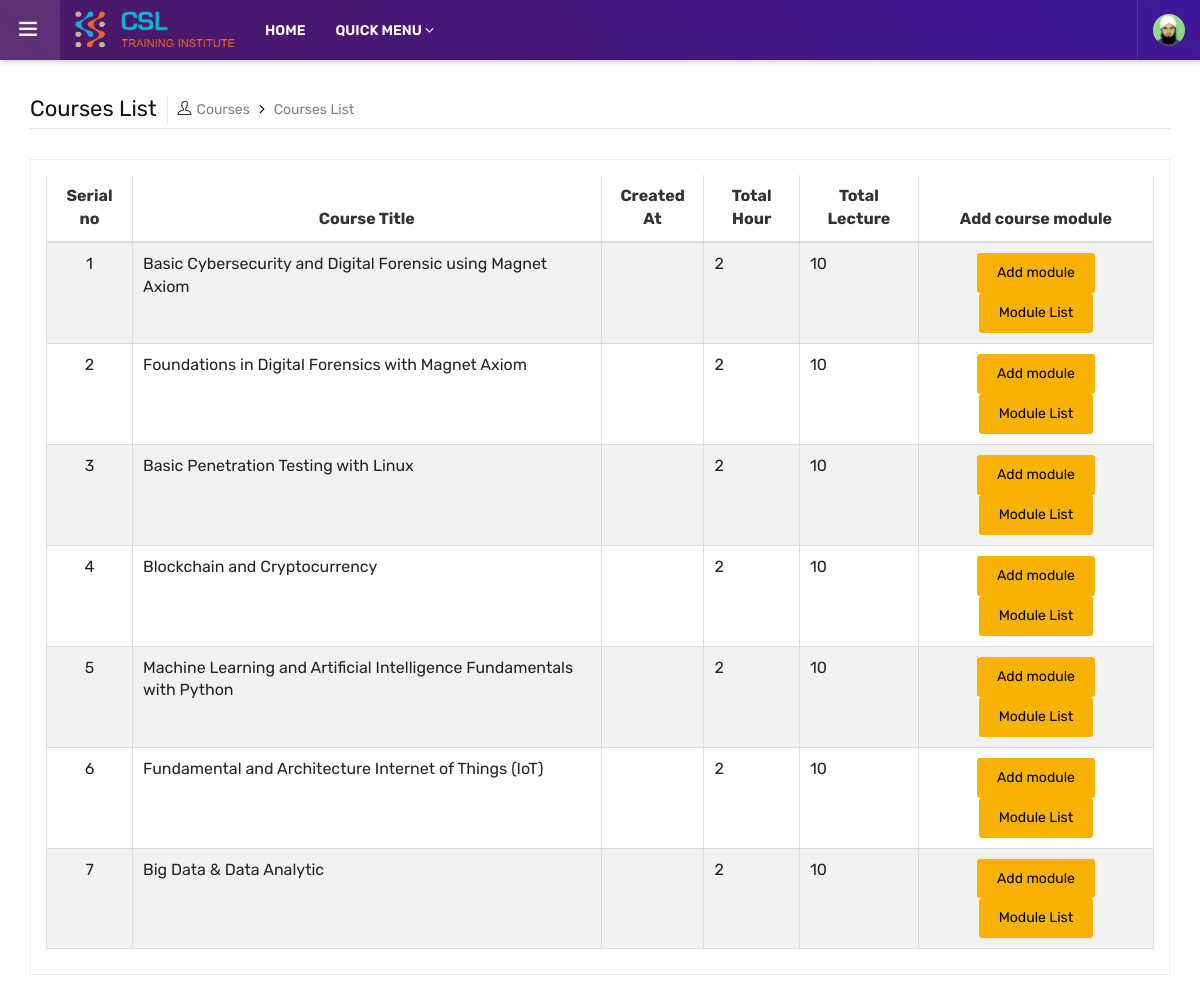
The app's page /admin/home.php?view_course (signed in) with its own data.
### tables this page shows
CREATE TABLE `courses` (
  `course_id` int(20) NOT NULL,
  `course_name` text NOT NULL,
  `course_short_desc` text NOT NULL,
  `course_long_desc` text NOT NULL,
  `course_start_date` date NOT NULL,
  `course_end_date` date NOT NULL,
  `no_of_class` int(255) NOT NULL,
  `course_total_hour` int(255) NOT NULL,
  `reg_open_date` date NOT NULL,
  `reg_end_date` date NOT NULL,
  `class_schedule_id` int(11) NOT NULL,
  `venue` text NOT NULL,
  `course_objective` text NOT NULL,
  `course_instructor` text NOT NULL,
  `course_status` text NOT NULL,
  `available_seat` int(100) NOT NULL,
  `course_img_id` text NOT NULL,
  `review` int(10) NOT NULL,
  `old_price` text NOT NULL,
  `new_price` text NOT NULL,
  `created_date` date NOT NULL,
  `last_updated_date` date NOT NULL,
  `created_by` text NOT NULL,
  `last_updated_by` text NOT NULL,
  `course_category` text NOT NULL
);

### admin/view_course.php (the view, shortened to what this page needs)
<?php
include "con1.php";
if(!isset($_SESSION['admin_user'])){
        echo "<script>window.open('index.php','_self')</script>";
    }else{
 ?>
<div class="db-breadcrumb">
  <h4 class="breadcrumb-title">Courses List</h4>
    <ul class="db-breadcrumb-list">
      <li><a href="#"><i class="ti-user"></i>Courses</a></li>
      <li>Courses List</li>
        </ul>
</div>
<div class="row">
    <div class="col-lg-12">
        <div class="panel panel-default">
            <div class="panel-body">
                <div class="table-responsive">
                  <table class="table table-striped table-bordered table-hover">
                        <thead>
                            <tr>
                                <th style="text-align: center;">Serial no </th>
                                <th style="text-align: center;"> Course Title </th>
                                <th style="text-align: center;"> Created At </th>
                                <th style="text-align: center;">Total Hour</th>
                                <th style="text-align: center;">Total Lecture</th>
                                <th style="text-align: center;">Add course module</th>
                            </tr>
                        </thead>
                        <tbody>
              <?php
                     $i=1;
                  $get_courses_sql = "select * from courses";
                   $run_courses_sql= mysqli_query($conn,$get_courses_sql);
                  while($course=mysqli_fetch_array($run_courses_sql)){
                      $course_id=$course['course_id'];
                      $course_name = $course['course_name'];
                      $created_at = $course['created_at'];
                      $course_total_hour = $course['course_total_hour'];
                      $no_of_class = $course['no_of_class'];
                        ?>
                            <tr>
                                <td style="text-align: center;"> <?php echo $i; ?> </td>
                                <td> <?php echo $course_name; ?> </td>
                                <td> <?php echo $created_at; ?> </td>
                                <td> <?php echo $course_total_hour; ?> </td>
                                <td> <?php echo $no_of_class; ?> </td>
                                <td>
                                	<div style="text-align: center;">
              				        <a  href="home.php?add_module&course_id=<?php echo $course_id; ?>" class="alert-link">
                              <button type="button" class="btn btn-primary"> Add module</button></a>
                                        <a href="home.php?module_list&id=<?php echo $course_id; ?>"><input type="button" value="Module List" class="btn btn-outline-primary "></input></a>
              			</div>
                                </td>
                            </tr>
                            <?php   $i++;  } ?>
                        </tbody>
                    </table>
                </div>
            </div>
        </div>
    </div>
</div>
  <?php } ?>

### admin/mystyle.css (style rules this page uses)
body { margin-top: 100px; }
@media (min-width: 768px) { body { margin-top: 50px; } }
.panel-body { border-radius: 5px; }

### admin/assets/css/typography.css (style rules this page uses)
body { background-color: #fff; font-family: Rubik; font-size: 16px; font-weight: 400; color:#505050; padding: 0; margin: 0; overflow-x: hidden; -webkit-font-smoothing: antialiased; font-smoothing: antialiased; -moz-osx-font-smoothing: grayscale; scroll-behavior: smooth; }
a { color: #6f6f6f; outline: 0 none; text-decoration: none; }
table { background-color: transparent; width: 100%; }
table thead th { color: #333; }
table td { padding: 15px 10px; }
p, address, pre, hr, ul, ol, dl, dd, table { margin-bottom: 24px; }
h1, h2, h3, h4, h5, h6 { color: #111111; font-family: rubik; margin-top:0; }
h4 { font-size: 22px; line-height: 28px; margin-bottom: 15px; font-weight: 500; }
dl, ul, ol { list-style-position: outside; padding: 0; }
ul, ol { margin-bottom: 24px; }
ul li, ol li { padding: 0; }

### admin/assets/css/dashboard.css (style rules this page uses)
.db-breadcrumb { display:flex; align-items: center; border-bottom: 1px solid rgba(0,0,0,0.1); padding-bottom: 5px; margin-bottom: 30px; }
.db-breadcrumb-list { list-style:none; margin:0; padding:0; }
.breadcrumb-title { margin-bottom: 0; font-weight: 400; border-right: 1px solid rgba(0,0,0,0.1); padding-right: 10px; margin-right: 10px; line-height: 28px; }
.db-breadcrumb-list li { display: inline-block; color: #7f7f7f; font-size: 14px; padding: 0 20px 0px 0; position:relative; }
.db-breadcrumb-list li i { margin-right:5px; color:#000; }
.db-breadcrumb-list li a { color:#7f7f7f; }
.db-breadcrumb-list li:last-child { padding-right:0; }
.db-breadcrumb-list li:after { font-family: FontAwesome; content: "\f105"; position: absolute; color: #000; right: 5px; font-size: 15px; top: -1px; }
.db-breadcrumb-list li:last-child:after { content:none; }

### admin/assets/css/color/color-1.css (style rules this page uses)
:root { --primary: #4c1864; --sc-primary: #4d0a91; }
.bg-primary,.btn,.comments-area .comment-form p input[type="submit"],.pagination > .active > a,.pagination > .active > span,.pagination > .active > a:hover,.pagination > .active > span:hover,.pagination > .active > a:focus,.pagination > .active > span:focus,.feature-filters .active > [class*="btn"],.list-num-count > li:before,.pagination-bx.primary .pagination > li > a, .pagination-bx.primary .pagination > li > span,button.back-to-top,.rev-btn { background-color: #4c1864; }
a,.text-primary,.primary li:before,.menu-links .nav > li.active > a,.menu-links .nav > li:hover > a,.menu-links .nav > li .mega-menu > li ul a:hover,.menu-links .nav > li .sub-menu li:hover > a,footer a:active,footer a:focus,footer a:hover,footer h1 a,footer h2 a,footer h3 a,footer h4 a,footer h5 a,footer h6 a,footer p a,.testimonial-1 .testimonial-position,.acod-head a:after,.acod-head a,.acod-head a:hover,.acod-head a.collapsed:hover,.ttr-tabs .nav-tabs > li > a i,h1 a:hover,h2 a:hover,h3 a:hover,h4 a:hover,h5 a:hover,h6 a:hover,.btn.outline,.btn-link:hover { color: #4c1864; }
.course-info-list ul li a.active, .course-info-list ul li a:hover,.btn,.profile-tabnav .nav li a.active,button.back-to-top,.upcoming-event-carousel.owl-btn-1 .owl-prev, .upcoming-event-carousel.owl-btn-1 .owl-next,.courses-carousel .owl-nav .owl-next, .courses-carousel .owl-nav .owl-prev, .recent-news-carousel .owl-nav .owl-next, .recent-news-carousel .owl-nav .owl-prev, .testimonial-carousel .owl-nav .owl-next, .testimonial-carousel .owl-nav .owl-prev { background-color:#f7b205; color:#000; }

### admin/assets/css/shortcodes/button.css (style rules this page uses)
.btn { -moz-user-select: none; border: 1px solid rgba(0, 0, 0, 0); border-radius: 4px; display: inline-block; font-size: 16px; font-weight: 400; line-height: 1.25; padding: 8px 16px; text-align: center; transition: all 0.2s ease-in-out 0s; vertical-align: middle; white-space: nowrap; }
.btn-primary { background-color: #0275d8; border-color: #0275d8; color: #ffffff; }
.btn-outline-primary { background-color: rgba(0, 0, 0, 0); background-image: none; border-color: #0275d8; color: #0275d8; }
.btn, .btn-secondry { color: #fff; padding: 10px 20px; display: inline-block; font-size: 14px; outline: none; cursor: pointer; outline: none; border-width: 0; border-style: solid; border-color: transparent; line-height: 1.42857; border-radius: 3px; font-weight: 400; text-align:center; font-family: rubik; }
.btn { background-color: #EFBB20; }

### admin/assets/css/shortcodes/accordion.css (style rules this page uses)
.panel { box-shadow: none; -webkit-box-shadow: none; }

### admin/assets/css/shortcodes/breadcrumb.css (style rules this page uses)
.table > tbody > tr > td, .table > tbody > tr > th, .table > tfoot > tr > td, .table > tfoot > tr > th, .table > thead > tr > td, .table > thead > tr > th { padding: 10px; }

### records on screen
courses: course_name "Basic Cybersecurity and Digital Forensic using Magnet Axiom", course_total_hour "2", no_of_class "10"
courses: course_name "Foundations in Digital Forensics with Magnet Axiom", course_total_hour "2", no_of_class "10"
courses: course_name "Basic Penetration Testing with Linux", course_total_hour "2", no_of_class "10"
courses: course_name "Blockchain and Cryptocurrency", course_total_hour "2", no_of_class "10"
courses: course_name "Machine Learning and Artificial Intelligence Fundamentals with Python", course_total_hour "2", no_of_class "10"
courses: course_name "Fundamental and Architecture Internet of Things (IoT)", course_total_hour "2", no_of_class "10"
courses: course_name "Big Data & Data Analytic", course_total_hour "2", no_of_class "10"
